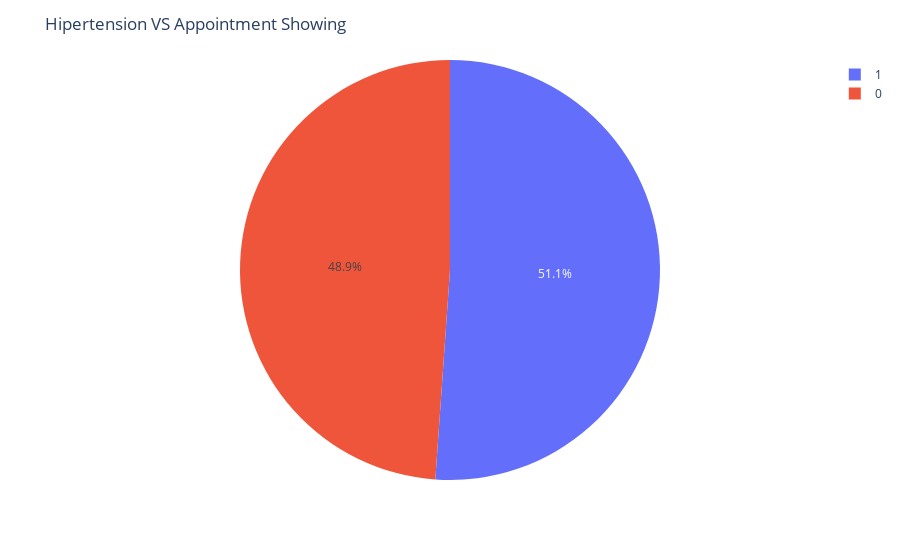
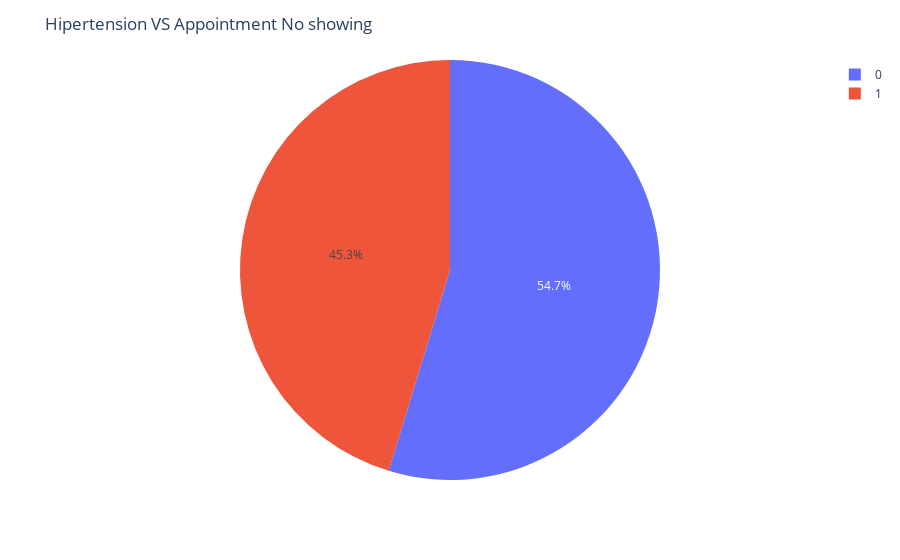

Notebook source saved alongside these figures, in order:
### Markdown cell above
### Do the patients who have hipertension affect on show or no-show?

### Code cell
data_visual(df, 'hipertension')

### Figure 1 — Plotly figure (JSON) as saved in the notebook; plotly's stock layout.template omitted (floating-point values rounded to 4 significant figures)
{"data": [{"domain": {"x": [0, 1], "y": [0, 1]}, "hovertemplate": "hipertension=%{label}<br>show=%{value}<extra></extra>", "labels": [0, 1], "legendgroup": "", "name": "", "showlegend": true, "type": "pie", "values": [0.791, 0.827]}], "layout": {"legend": {"tracegroupgap": 0}, "margin": {"t": 60}, "title": {"text": "Hipertension VS Appointment Showing"}}}

### Figure 2 — Plotly figure (JSON) as saved in the notebook; plotly's stock layout.template omitted (floating-point values rounded to 4 significant figures)
{"data": [{"domain": {"x": [0, 1], "y": [0, 1]}, "hovertemplate": "hipertension=%{label}<br>no_show=%{value}<extra></extra>", "labels": [0, 1], "legendgroup": "", "name": "", "showlegend": true, "type": "pie", "values": [0.209, 0.173]}], "layout": {"legend": {"tracegroupgap": 0}, "margin": {"t": 60}, "title": {"text": "Hipertension VS Appointment No showing"}}}
